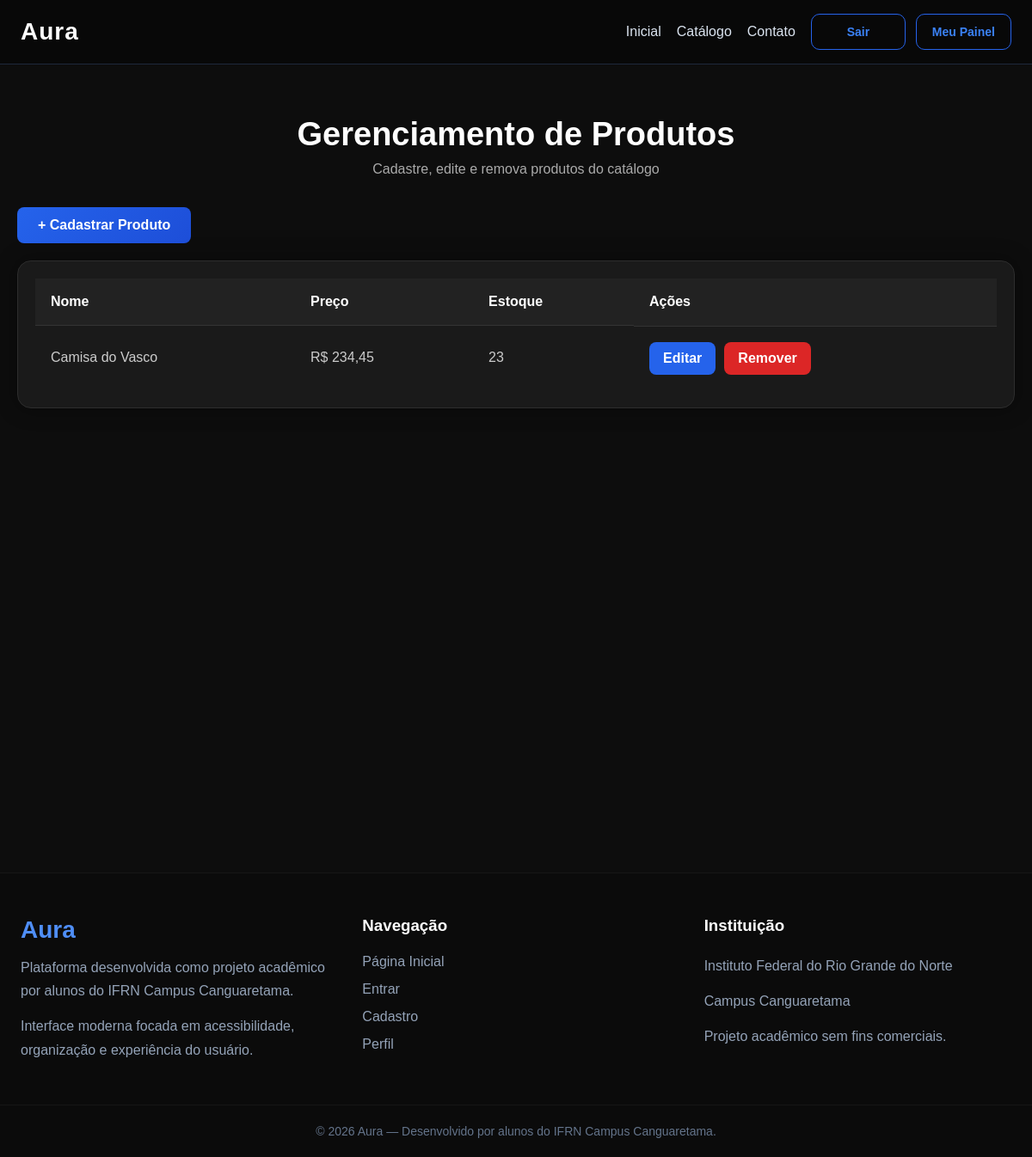
Page /produtos/ (signed in) on the earlier database version.
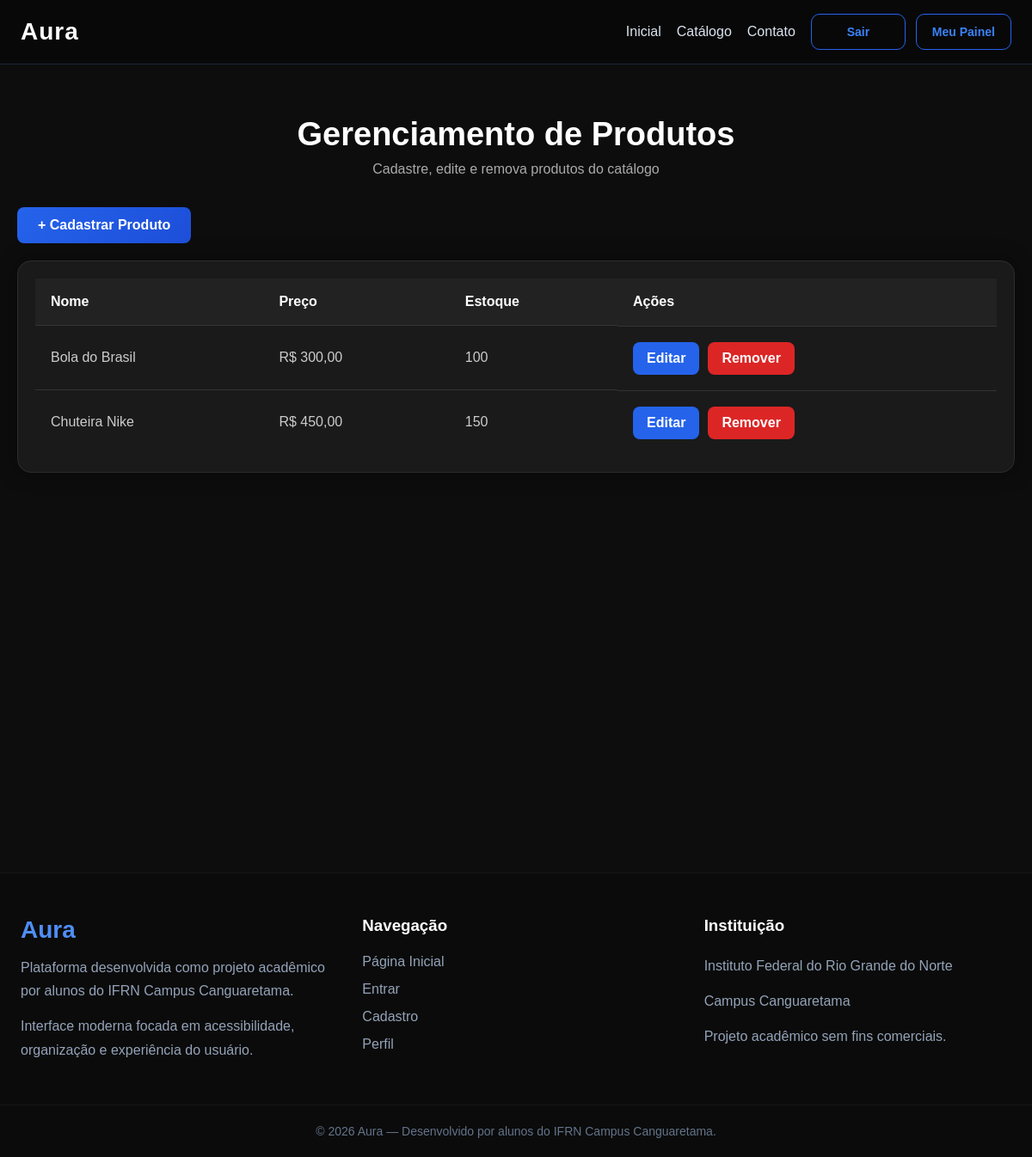
Same page on the later database version.
### core/models.py (models this page shows, shortened)
class Produto(models.Model):
    nome = models.CharField("Nome", max_length=120)
    descricao = models.TextField("Descrição")
    preco = models.DecimalField("Preço", max_digits=10, decimal_places=2)
    estoque = models.IntegerField("Estoque")
    imagem = models.ImageField(
        "Imagem",
        upload_to="produtos/",
        null=True,
        blank=True
    )

### core/views.py (the view)
# urls.py: path('produtos/', produtos, name='produtos'),
@login_required
def produtos(request):
    produtos = Produto.objects.all()
    return render(request, 'privado/produtos.html', {'produtos': produtos})

### core/templates/privado/produtos.html (shortened to what this page needs)
{% extends 'base.html' %}
{% load static %}
{% block estilo %}
<link rel="stylesheet" href="{% static 'assets/css/painel.css' %}" />
{% endblock %}
{% block conteudo %}
<main class="painel-container">
  <div class="painel-header">
    <h1>Gerenciamento de Produtos</h1>
    <p>Cadastre, edite e remova produtos do catálogo</p>
  </div>
  <a href="{% url 'add_produtos' %}" class="btn-submit" style="display:inline-block; width:auto; padding: 12px 24px; margin-bottom: 20px;">
    + Cadastrar Produto
  </a>
  <div class="tabela-container">
    <table>
      <thead>
        <tr>
          <th>Nome</th>
          <th>Preço</th>
          <th>Estoque</th>
          <th>Ações</th>
        </tr>
      </thead>
      <tbody>
        {% for produto in produtos %}
        <tr>
          <td>{{ produto.nome }}</td>
          <td>R$ {{ produto.preco }}</td>
          <td>{{ produto.estoque }}</td>
          <td class="acoes">
            <a href="{% url 'produto_editar' produto.id %}" class="btn-editar">Editar</a>
            <a href="{% url 'produto_delete' produto.id %}" class="btn-remover">Remover</a>
          </td>
        </tr>
        {% endfor %}
      </tbody>
    </table>
  </div>
</main>
{% endblock %}

### templates/base.html (shortened to what this page needs)
{% load static %}
<!DOCTYPE html>
<html lang="pt-BR">
<head>
  <link rel="stylesheet" href="{% static 'assets/css/base.css' %}" />
  {% block estilo %}
  {% endblock %}
</head>
<body>
{% include 'menu.html' %}
{% block conteudo %}
{% endblock %}
{% include 'rodape.html' %}
</body>
</html>

### templates/menu.html (shortened to what this page needs)
<nav class="navbar">
  <div class="nav-inner">
    <a href="{% url 'inicial' %}" class="logo">
      <div class="logo-text">
        Aura
      </div>
    </a>
    <div class="nav-links" id="nav-links">
      <a href="{% url 'inicial' %}">
        Inicial
      </a>
      <a href="{% url 'catalogo' %}">
        Catálogo
      </a>
      <a href="#">
        Contato
      </a>
      <div class="nav-buttons">
        {% if user.is_authenticated %}
        <a href="{% url 'logout' %}" class="btn-nav btn-login">Sair</a>
        <a href="{% url 'painel' %}" class="btn-nav btn-perfil">Meu Painel</a>
        {% else %}
        <a href="{% url 'login' %}" class="btn-nav btn-login">Entrar</a>
        <a href="{% url 'cadastro' %}" class="btn-nav btn-cadastro">Cadastro</a>
        {% endif %}
      </div>
    </div>
  </div>
</nav>

### templates/rodape.html
<footer class="footer">
  <div class="footer-container">
    <div class="footer-section">
      <h2 class="footer-logo">
        Aura
      </h2>
      <p>
        Plataforma desenvolvida como projeto acadêmico
        por alunos do IFRN Campus Canguaretama.
      </p>
      <p>
        Interface moderna focada em acessibilidade,
        organização e experiência do usuário.
      </p>
    </div>
    <div class="footer-section">
      <h3>
        Navegação
      </h3>
      <a href="{% url 'inicial' %}">
        Página Inicial
      </a>
      <a href="#">
        Entrar
      </a>
      <a href="#">
        Cadastro
      </a>
      <a href="#">
        Perfil
      </a>
    </div>
    <div class="footer-section">
      <h3>
        Instituição
      </h3>
      <p>
        Instituto Federal do Rio Grande do Norte
      </p>
      <p>
        Campus Canguaretama
      </p>
      <p>
        Projeto acadêmico sem fins comerciais.
      </p>
    </div>
  </div>
  <div class="footer-bottom">
    © 2026 Aura — Desenvolvido por alunos do IFRN Campus Canguaretama.
  </div>
</footer>

### static/assets/css/base.css (style rules this page uses)
* { margin: 0; padding: 0; box-sizing: border-box; }
body { font-family: Arial, sans-serif; background: #050505; color: white; }
.navbar { width: 100%; background: #080808; border-bottom: 1px solid #1e293b; position: sticky; top: 0; z-index: 1000; }
.nav-inner { max-width: 1200px; margin: auto; padding: 16px 24px; display: flex; align-items: center; justify-content: space-between; }
.logo { text-decoration: none; display: flex; align-items: center; }
.logo-text { font-size: 28px; font-weight: 700; color: white; letter-spacing: 1px; }
.nav-links { display: flex; align-items: center; gap: 18px; }
.nav-links a { text-decoration: none; color: #dbe4f0; transition: .3s; }
.nav-buttons { display: flex; align-items: center; gap: 12px; }
.btn-nav { height: 42px; min-width: 110px; display: flex; align-items: center; justify-content: center; padding: 0 18px; border-radius: 10px; font-weight: 600; font-size: 14px; transition: .3s; border: 1px solid #2563eb; }
.btn-login { background: transparent; color: #3b82f6 !important; }
.btn-perfil { background: transparent; color: #3b82f6 !important; }
.footer { margin-top: 80px; background: #0b0b0b; border-top: 1px solid rgba(255, 255, 255, 0.05); }
.footer-container { max-width: 1200px; margin: auto; padding: 50px 24px; display: grid; grid-template-columns: repeat(auto-fit, minmax(250px, 1fr)); gap: 40px; }
.footer-section { display: flex; flex-direction: column; gap: 14px; }
.footer-logo { font-size: 28px; color: #4f8ef7; }
.footer-section h3 { color: white; margin-bottom: 8px; }
.footer-section p { color: #94a3b8; line-height: 1.7; }
.footer-section a { text-decoration: none; color: #94a3b8; transition: .3s; }
.footer-bottom { border-top: 1px solid rgba(255, 255, 255, 0.05); text-align: center; padding: 22px; color: #64748b; font-size: 14px; }

### static/assets/css/painel.css (style rules this page uses)
* { margin: 0; padding: 0; box-sizing: border-box; font-family: "Poppins", sans-serif; }
body { background: #0d0d0d; color: #f5f5f5; min-height: 100vh; }
main { min-height: 100vh; }
.painel-container, .form-container, .gerenciar-container { width: 100%; max-width: 1200px; margin: 60px auto; padding: 0 20px; }
.painel-header, .form-header, .topo { text-align: center; margin-bottom: 35px; }
.painel-header h1, .form-header h1, .topo h1 { font-size: 38px; font-weight: 700; color: #fff; margin-bottom: 10px; }
.painel-header p, .form-header p { color: #aaa; }
.cards, form, .tabela-container { background: #1a1a1a; border: 1px solid #2d2d2d; border-radius: 16px; box-shadow: 0 0 25px rgba(0, 0, 0, 0.4); overflow: hidden; }
.btn-submit { width: 100%; background: linear-gradient( 135deg, #2563eb, #1d4ed8 ); color: white; border: none; border-radius: 8px; padding: 14px; font-size: 16px; font-weight: 600; cursor: pointer; transition: 0.3s; }
.tabela-container { padding: 20px; overflow-x: auto; }
table { width: 100%; border-collapse: collapse; }
thead { background: #222; }
thead th { padding: 18px; text-align: left; color: white; }
tbody td { padding: 18px; border-top: 1px solid #333; color: #ccc; }
.acoes { display: flex; gap: 10px; }
.btn-editar, .btn-remover { border: none; padding: 10px 16px; border-radius: 8px; color: white; cursor: pointer; font-weight: 600; transition: 0.3s; }
.btn-editar { background: #2563eb; }
.btn-remover { background: #dc2626; }
a.btn-editar, a.btn-remover, a.btn-submit { display: inline-block; text-decoration: none; text-align: center; }

Differences in the rows shown:
removed Produto: nome "Camisa do Vasco", preco "234,45", estoque "23"
added Produto: nome "Bola do Brasil", preco "300,00", estoque "100"
added Produto: nome "Chuteira Nike", preco "450,00", estoque "150"
